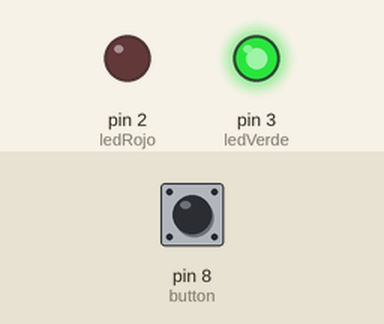
Simulated run of this sketch. Board: Arduino Uno, built with avr-gcc and run on an emulated ATmega328P. On the bench: output pins drawn as LEDs (lit = HIGH). The test bench sets the inputs (shaded band); at power-on: pin 8 (button) LOW.

Above: at 1.2 s.
1.3 s: pin 8 (button) pulled HIGH for 0.15 s
At 1.37 s:
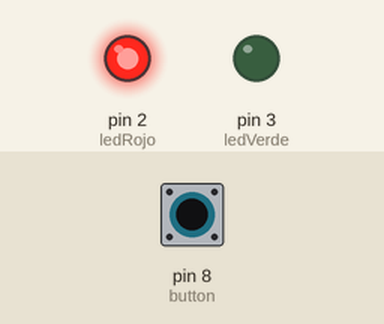
2.9 s: pin 8 (button) pulled HIGH for 3.2 s
At 6.7 s:
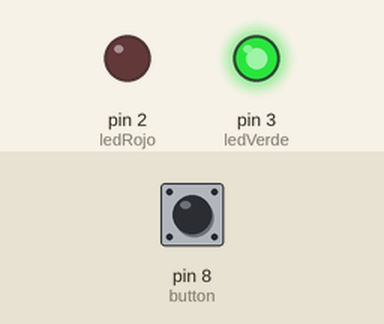
Timing chart, 0 to 8.2 s (numbered marks = the images above; inputs shaded):
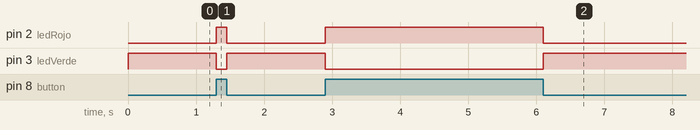

Measured:
- after the input at 1.3 s, pin 2 (ledRojo): LOW → HIGH at once, → LOW 0.15 s later; pin 3 (ledVerde): HIGH → LOW at once, → HIGH 0.15 s later
- after the input at 2.9 s, pin 2 (ledRojo): LOW → HIGH at once, → LOW 3.2 s later; pin 3 (ledVerde): HIGH → LOW at once, → HIGH 3.2 s later

The sketch:

Main3.ino
```cpp
const byte ledRojo = 2;
const byte ledVerde = 3;
int button = 8;
int state = 0;


void setup()
{
	pinMode(ledRojo, OUTPUT);
    pinMode(ledVerde, OUTPUT);
    pinMode(button, INPUT);
}

void loop()
{
	state = digitalRead(button);

    if(state == HIGH){
        digitalWrite(ledRojo, 1);
        digitalWrite(ledVerde, 0);
    }else{
        digitalWrite(ledRojo, 0);
        digitalWrite(ledVerde, 1);
    }

}
```
